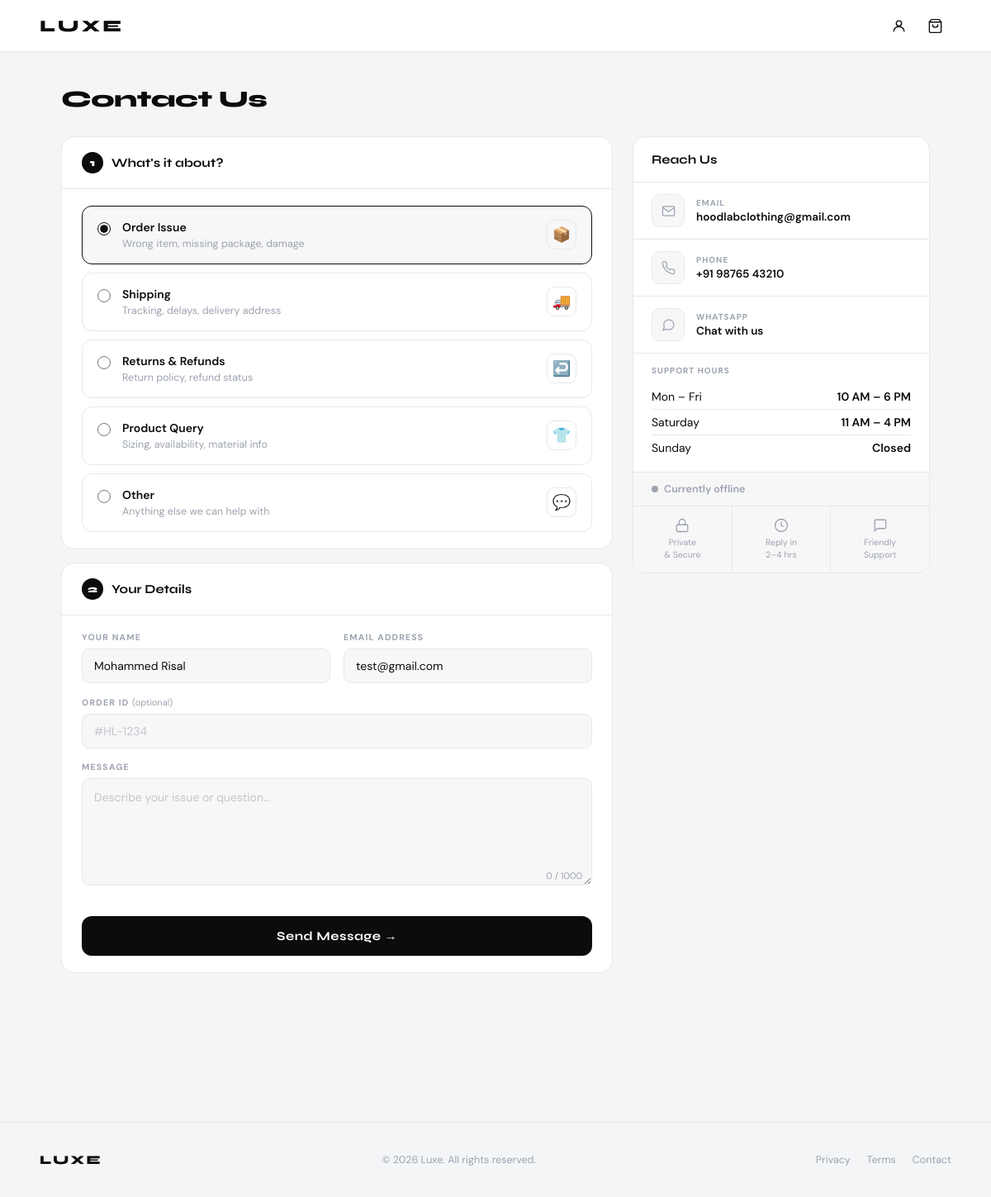
Page /contact/ (signed in) on the earlier database version.
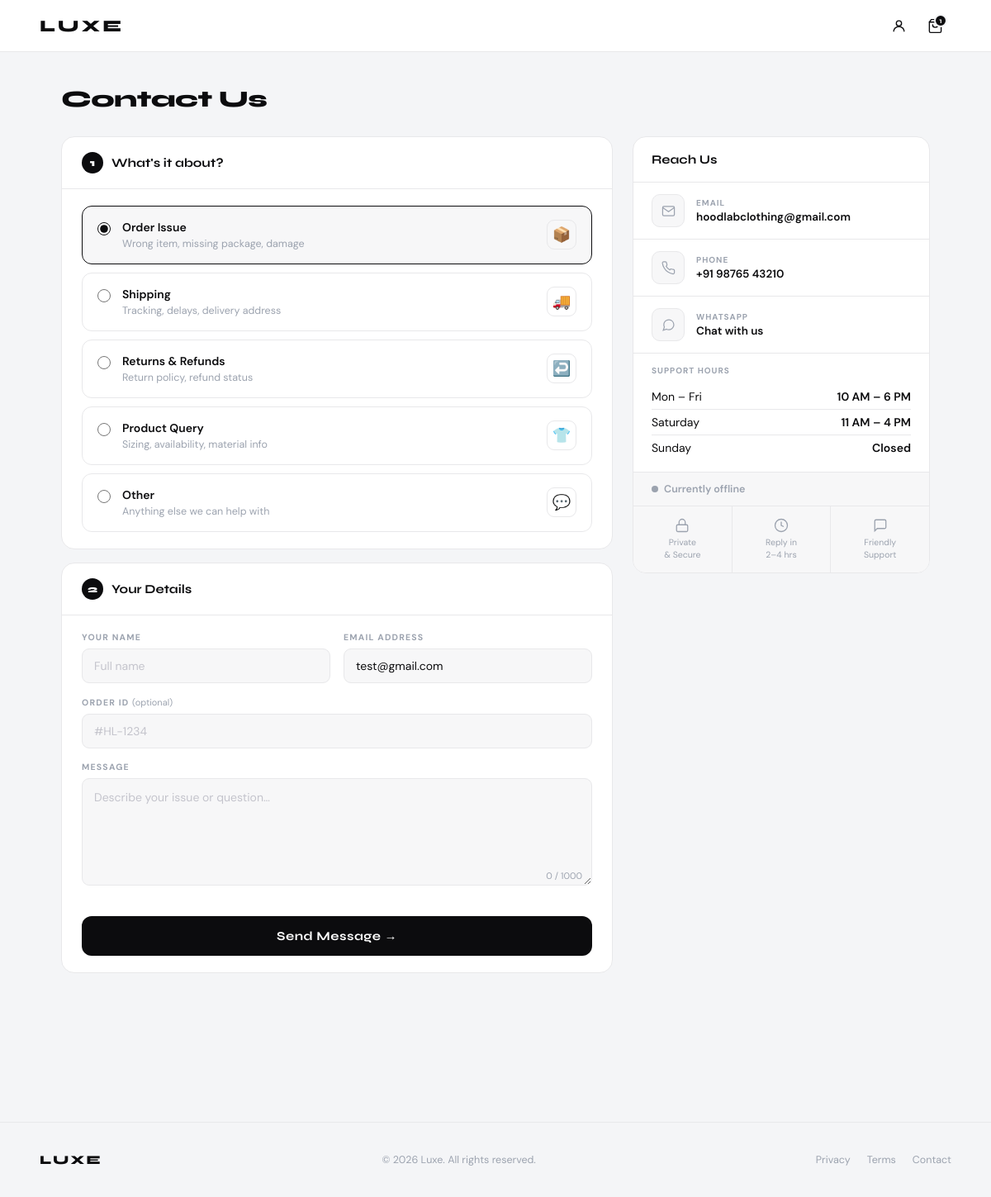
Same page on the later database version.
### accounts/models.py (models this page shows, shortened)
class User(AbstractUser):
    phone = models.CharField(max_length=15, blank=True)
    shipping_address = models.TextField(blank=True, null=True)

### store/views.py (the view)
# urls.py: path("contact/", views.contact, name="contact"),
def contact(request):
    return render(request, "store/contact.html")

### cart/context_processors.py (called while the page is built)
def cart_count(request):
    if request.user.is_authenticated:
        cart = getattr(request.user, "cart", None)
        if cart:
            count = sum(item.quantity for item in cart.items.all())
        else:
            count = 0
    else:
        count = 0
    return {"cart_count": count}

### store/templates/store/contact.html (shortened to what this page needs)
{% extends "base.html" %}
{% load static %}
{% block content %}
<div class="co-wrapper">
  <h1 class="co-heading">Contact Us</h1>
  <div class="co-grid">
    <div>
      <div class="co-card">
        <div class="co-card-head">
          <div class="co-card-num">1</div>
          <span class="co-card-title">What's it about?</span>
        </div>
        <div class="co-card-body">
          <label class="topic-option">
            <input type="radio" class="topic-radio" name="topic_select" value="Order Issue" checked onchange="setTopic(this.value)">
            <div>
              <div class="topic-name">Order Issue</div>
              <div class="topic-desc">Wrong item, missing package, damage</div>
            </div>
            <div class="topic-icon">📦</div>
          </label>
          <label class="topic-option">
            <input type="radio" class="topic-radio" name="topic_select" value="Shipping" onchange="setTopic(this.value)">
            <div>
              <div class="topic-name">Shipping</div>
              <div class="topic-desc">Tracking, delays, delivery address</div>
            </div>
            <div class="topic-icon">🚚</div>
          </label>
          <label class="topic-option">
            <input type="radio" class="topic-radio" name="topic_select" value="Returns & Refunds" onchange="setTopic(this.value)">
            <div>
              <div class="topic-name">Returns &amp; Refunds</div>
              <div class="topic-desc">Return policy, refund status</div>
            </div>
            <div class="topic-icon">↩️</div>
          </label>
          <label class="topic-option">
            <input type="radio" class="topic-radio" name="topic_select" value="Product Query" onchange="setTopic(this.value)">
            <div>
              <div class="topic-name">Product Query</div>
              <div class="topic-desc">Sizing, availability, material info</div>
            </div>
            <div class="topic-icon">👕</div>
          </label>
          <label class="topic-option">
            <input type="radio" class="topic-radio" name="topic_select" value="Other" onchange="setTopic(this.value)">
            <div>
              <div class="topic-name">Other</div>
              <div class="topic-desc">Anything else we can help with</div>
            </div>
            <div class="topic-icon">💬</div>
          </label>
        </div>
      </div>
      <div class="co-card">
        <div class="co-card-head">
          <div class="co-card-num">2</div>
          <span class="co-card-title">Your Details</span>
        </div>
        <div class="co-card-body" id="formBody">
          <form method="POST" onsubmit="handleSubmit(event)">
            <div class="form-row">
              <div class="form-group">
                <label>Your Name</label>
                <input type="text" name="name" placeholder="Full name" required
                  {% if user.is_authenticated %}value="{{ user.get_full_name }}"{% endif %}>
              </div>
              <div class="form-group">
                <label>Email Address</label>
                <input type="email" name="email" placeholder="your@email.com" required
                  {% if user.is_authenticated %}value="{{ user.email }}"{% endif %}>
              </div>
            </div>
            {% if user.is_authenticated %}
            <div class="form-group full">
              <label>Order ID <span style="font-weight:400;text-transform:none;letter-spacing:0;font-size:11px;color:var(--muted)">(optional)</span></label>
              <input type="text" name="order_id" placeholder="#HL-1234">
            </div>
            {% endif %}
            <div class="form-group full">
              <label>Message</label>
              <div class="char-wrap">
                <textarea name="message" placeholder="Describe your issue or question…" required maxlength="1000" oninput="updateChar(this)"></textarea>
                <span class="char-count" id="charCount">0 / 1000</span>
              </div>
            </div>
            <button type="submit" class="btn-place" id="submitBtn">Send Message →</button>
          </form>
        </div>
      </div>
    </div>
    <div class="co-summary">
      <div class="co-summary-head">
        <div class="co-summary-title">Reach Us</div>
      </div>
      <a href="mailto:hoodlabclothing@gmail.com" class="co-item">
        <div class="co-item-icon">
          <svg viewBox="0 0 24 24"><path d="M4 4h16c1.1 0 2 .9 2 2v12c0 1.1-.9 2-2 2H4c-1.1 0-2-.9-2-2V6c0-1.1.9-2 2-2z"/><polyline points="22,6 12,13 2,6"/></svg>
        </div>
        <div>
          <div class="co-item-label">Email</div>
          <div class="co-item-val">hoodlabclothing@gmail.com</div>
        </div>
      </a>
      <a href="tel:+919876543210" class="co-item">
        <div class="co-item-icon">
        </div>
        <div>
          <div class="co-item-label">Phone</div>
          <div class="co-item-val">+91 98765 43210</div>
        </div>
      </a>
      <a href="https://wa.me/919876543210" target="_blank" class="co-item">
        <div class="co-item-icon">
          <svg viewBox="0 0 24 24"><path d="M21 11.5a8.38 8.38 0 0 1-.9 3.8 8.5 8.5 0 0 1-7.6 4.7 8.38 8.38 0 0 1-3.8-.9L3 21l1.9-5.7a8.38 8.38 0 0 1-.9-3.8 8.5 8.5 0 0 1 4.7-7.6 8.38 8.38 0 0 1 3.8-.9h.5a8.48 8.48 0 0 1 8 8v.5z"/></svg>
        </div>
        <div>
          <div class="co-item-label">WhatsApp</div>
          <div class="co-item-val">Chat with us</div>
        </div>
      </a>
      <div class="co-hours">
        <div class="co-hours-title">Support Hours</div>
        <div class="co-row"><span>Mon – Fri</span><span>10 AM – 6 PM</span></div>
        <div class="co-row"><span>Saturday</span><span>11 AM – 4 PM</span></div>
        <div class="co-row"><span>Sunday</span><span>Closed</span></div>
      </div>
      <div class="co-note" id="onlineBadge">
        <div class="online-dot" id="onlineDot"></div>
        <span id="onlineText">Checking availability…</span>
      </div>
      <div class="trust-strip">
        <div class="trust-item">
          <svg viewBox="0 0 24 24"><rect x="3" y="11" width="18" height="11" rx="2"/><path d="M7 11V7a5 5 0 0 1 10 0v4"/></svg>
          <span>Private<br>&amp; Secure</span>
        </div>
        <div class="trust-item">
          <svg viewBox="0 0 24 24"><circle cx="12" cy="12" r="10"/><polyline points="12 6 12 12 16 14"/></svg>
          <span>Reply in<br>2–4 hrs</span>
        </div>
        <div class="trust-item">
          <svg viewBox="0 0 24 24"><path d="M21 15a2 2 0 0 1-2 2H7l-4 4V5a2 2 0 0 1 2-2h14a2 2 0 0 1 2 2z"/></svg>
          <span>Friendly<br>Support</span>
        </div>
      </div>
    </div>
  </div>
</div>
{% endblock %}

### store/templates/base.html (shortened to what this page needs)
{% load static %}
<!DOCTYPE html>
<html lang="en">
<head>
</head>
<body>
<nav class="navbar">
  <div class="container nav-wrapper">
    <a href="{% url 'store:home' %}" class="logo">LUXE</a>
    <div class="nav-icons">
      {% if user.is_authenticated %}
        <a href="{% url 'accounts:profile' %}" class="nav-btn" title="Profile">
          <svg viewBox="0 0 24 24"><circle cx="12" cy="8" r="4"/><path d="M4 20c0-4 3.6-7 8-7s8 3 8 7"/></svg>
        </a>
      {% else %}
        <a href="{% url 'accounts:login' %}" class="nav-btn" title="Login">
          <svg viewBox="0 0 24 24"><path d="M15 3h4a2 2 0 0 1 2 2v14a2 2 0 0 1-2 2h-4"/><polyline points="10 17 15 12 10 7"/><line x1="15" y1="12" x2="3" y2="12"/></svg>
        </a>
      {% endif %}
      <a href="{% url 'cart:cart_detail' %}" class="nav-btn" title="Cart">
        <svg viewBox="0 0 24 24"><path d="M6 2L3 6v14a2 2 0 0 0 2 2h14a2 2 0 0 0 2-2V6l-3-4z"/><line x1="3" y1="6" x2="21" y2="6"/><path d="M16 10a4 4 0 0 1-8 0"/></svg>
        {% if cart_count > 0 %}
          <span class="cart-count">{{ cart_count }}</span>
        {% endif %}
      </a>
    </div>
  </div>
</nav>
{% block content %}
{% endblock %}
<footer>
  <div class="container footer-inner">
    <span class="footer-logo">LUXE</span>
    <span class="footer-copy">© 2026 Luxe. All rights reserved.</span>
    <div class="footer-links">
      <a href="{% url 'store:privacy_policy' %}">Privacy</a>
      <a href="{% url 'store:terms' %}">Terms</a>
      <a href="{% url 'store:contact' %}">Contact</a>
    </div>
  </div>
</footer>
</body>
</html>

### store/templates/base.html (style rules this page uses)
*, *::before, *::after { margin: 0; padding: 0; box-sizing: border-box; }
:root { --bg: #ffffff; --ink: #0c0c0e; --muted: #9ca3af; --border: #e8e8ea; --surface: #f7f7f8; --font-body: "DM Sans", sans-serif; --font-display: "Syne", sans-serif; }
body { font-family: var(--font-body); background: var(--bg); color: var(--ink); scroll-behavior: smooth; }
.container { width: 92%; max-width: 1200px; margin: auto; }
.navbar { position: sticky; top: 0; z-index: 1000; background: rgba(255,255,255,0.94); backdrop-filter: blur(14px); -webkit-backdrop-filter: blur(14px); border-bottom: 1px solid var(--border); }
.nav-wrapper { display: flex; justify-content: space-between; align-items: center; height: 62px; }
.logo { font-family: var(--font-display); font-weight: 800; font-size: 20px; letter-spacing: 3px; text-decoration: none; color: var(--ink); flex-shrink: 0; }
.nav-icons { display: flex; align-items: center; gap: 6px; flex-shrink: 0; }
.nav-btn { width: 38px; height: 38px; border-radius: 10px; display: flex; align-items: center; justify-content: center; text-decoration: none; color: var(--ink); background: transparent; border: 1px solid transparent; transition: background 0.18s, border-color 0.18s; position: relative; cursor: pointer; }
.nav-btn svg { width: 19px; height: 19px; stroke: var(--ink); fill: none; stroke-width: 1.75; stroke-linecap: round; stroke-linejoin: round; flex-shrink: 0; }
.cart-count { position: absolute; top: 4px; right: 4px; background: var(--ink); color: #fff; font-family: var(--font-display); font-size: 9px; font-weight: 700; width: 16px; height: 16px; border-radius: 50%; display: flex; align-items: center; justify-content: center; border: 2px solid var(--bg); }
footer { margin-top: 100px; padding: 36px 0; border-top: 1px solid var(--border); }
.footer-inner { display: flex; align-items: center; justify-content: space-between; gap: 20px; flex-wrap: wrap; }
.footer-logo { font-family: var(--font-display); font-size: 15px; font-weight: 800; letter-spacing: 2px; color: var(--ink); }
.footer-copy { font-size: 12.5px; color: var(--muted); }
.footer-links { display: flex; gap: 20px; }
.footer-links a { font-size: 12.5px; color: var(--muted); text-decoration: none; transition: color 0.15s; }

Differences in the rows shown:
changed User "test@gmail.com": name "Mohammed Risal" → (not shown)
Other differences:
{{ cart_count }}: (not shown) → "1"
